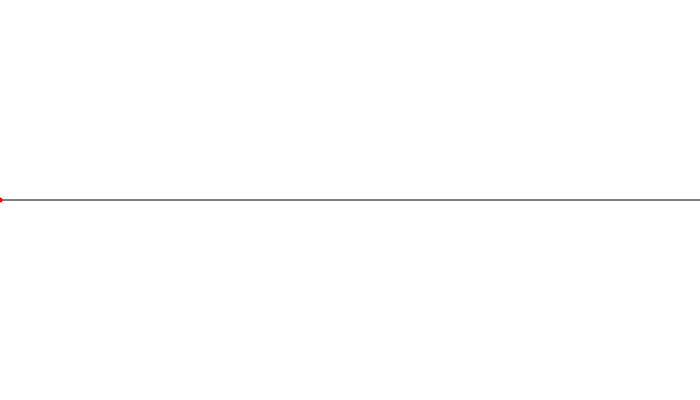
Frame 1 (no input)
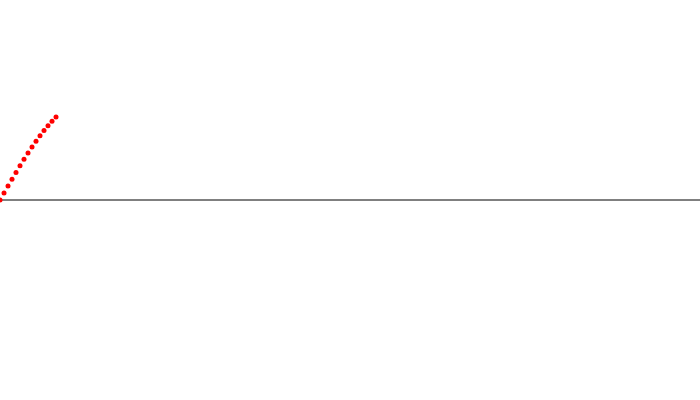
Frame 60 (no input)
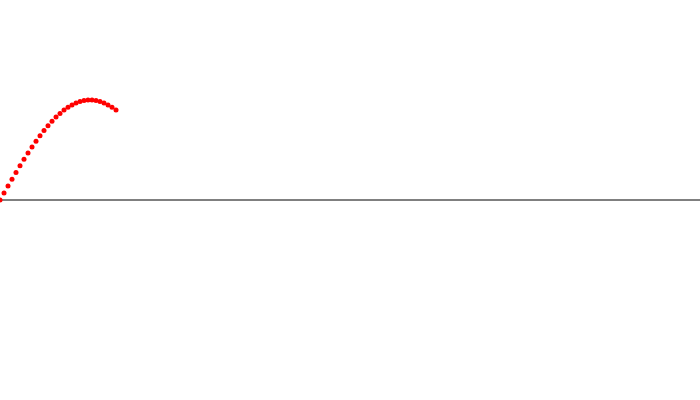
Frame 120 (the mouse pressed at the canvas centre since frame 60)

The p5.js sketch that drew these frames (run headless with seeded random() and noise() and a simulated clock; from frame 60 on, the mouse is pressed at the canvas centre):

// p5.js sketch
// ── sketch.js
let angle = 0;
let sinDatas = [];
let x, y;

function setup() {
  createCanvas(700, 400);
  //angleMode(DEGREES);
  x = 0;
  y = -100*sin(0);
}

function draw() {
  background(255);  
  sindata = y;
  sinDatas.push(sindata);
  stroke(0);
  strokeWeight(1);
  line(0, height/2, width, height/2);
  stroke(150);
  strokeWeight(1);
  translate(0, height/2);
  noFill();
  stroke(200, 0, 0);
  stroke('red');
  strokeWeight(5);
  for(let i=0; i<sinDatas.length; i+=4){
    point(i, sinDatas[i]);
  }
  angle+=PI/180;
  y = -100*sin(angle);
  if(x>=width){
    sinDatas.splice(0,1);
    x=width-1;
  }else{
    x++;
  }
}
